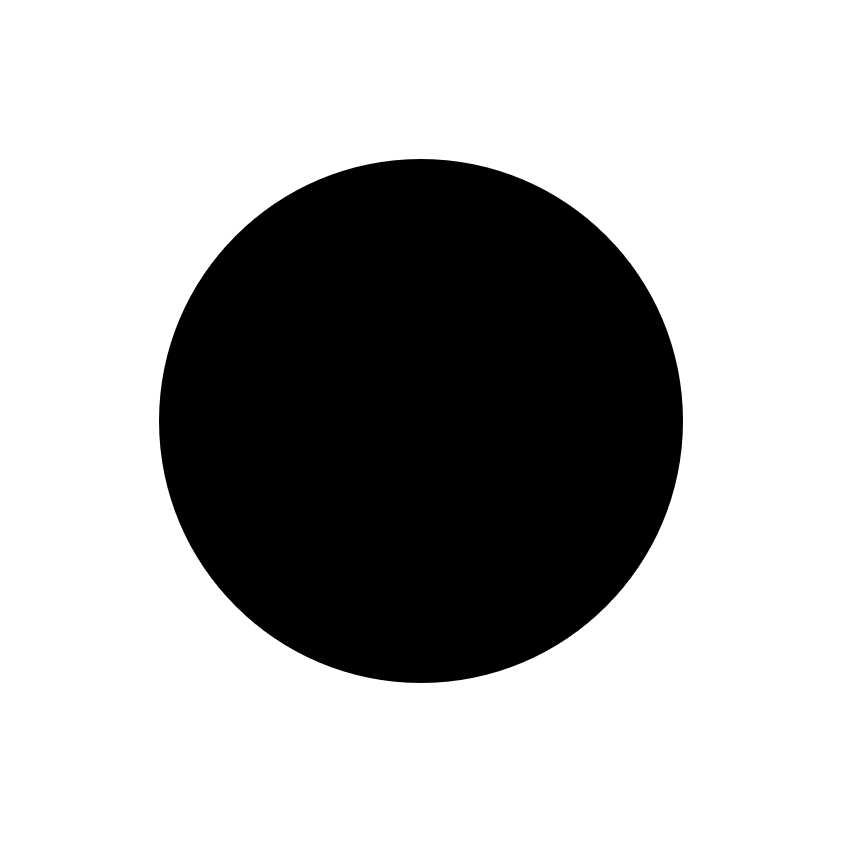
#> input picture image/round.bmp, 842 x 842 px, found by its file name; its folder holds only this picture in this run
$ python env.py   (older library calls are emulated)
#> lines starting #> are read from the running program, lines starting #| are printed output that depends on the picture; after the words box and inside, x2 and y2 are one past the last pixel; in counts of white or black regions, pixels touching at a corner belong together
import numpy as np
from PIL import Image
import matplotlib.pyplot as plt
import cv2
from scipy.spatial import KDTree
import math
from collections import deque

class Environment:
    def __init__(self, image_name, swarm_size, r_sense, max_steps=200, change_step=200,boundary_mode="potential_field",mean_shift=True):
        self.image_name = image_name
        self.path = rf"image\{image_name}.bmp"

        self.frame_time = 0
        self.swarm_size = swarm_size
        self.r_sense = r_sense
        self.max_steps = max_steps
        self.change_step = change_step

        self.ratio = 0.1 # 螺旋专用,细线需要调整
        self.sim_scale = 1.5 # 画布放大1.5：single

        if image_name == "grid":
            self.ratio = 0.15 # grid
            self.sim_scale = 1 # 画布放大1.5：single
        elif image_name == "starfish":
            self.ratio = 0.06 # starfish
            self.sim_scale = 1.5 # 画布放大1.5：single
        elif image_name == "Octagonal_star" or image_name == "square":
            if swarm_size <16:
                self.ratio = 0.04
            elif swarm_size in [16,32]:
                self.ratio = 0.06
            elif swarm_size == 64:
                self.ratio = 0.08
            elif swarm_size == 128:
                self.ratio = 0.1
            else:
                self.ratio = 0.12 # starfish
            self.sim_scale = 1.5 # 画布放大1.5：single
        elif image_name == "snow":
            self.ratio = 0.03 # snow
            self.sim_scale = 1.5 # 画布放大1.5：single
        elif image_name == "spiral_wrap" or image_name == "snow_apart":
            self.ratio = 0.1 # 螺旋专用,细线需要调整
            self.sim_scale = 1 # 画布放大1.5：single
        self.target_area = 1.74 * r_sense * r_sense * swarm_size * self.ratio  # 目标黑色区域面积

        # 比例原来的公式应该是最密六方堆积，3*sqrt(3)/2*r_sense*r_sense*(r_body/r_sense)*ratio 因为实际不会按照通信边缘而按照body,所以进行补偿

        self.img_grid_matrix = self.convert_image_to_grid() # 255: 白色, 0: 黑色
#> in convert_image_to_grid, img is the input picture: PIL image 842x842 RGB; min 0, max 255, mean 177.4
#> in pad_to_square, `padded_img = np.pad(img_matrix, ((pad_top, pad_bottom), (pad_left, pad..`:
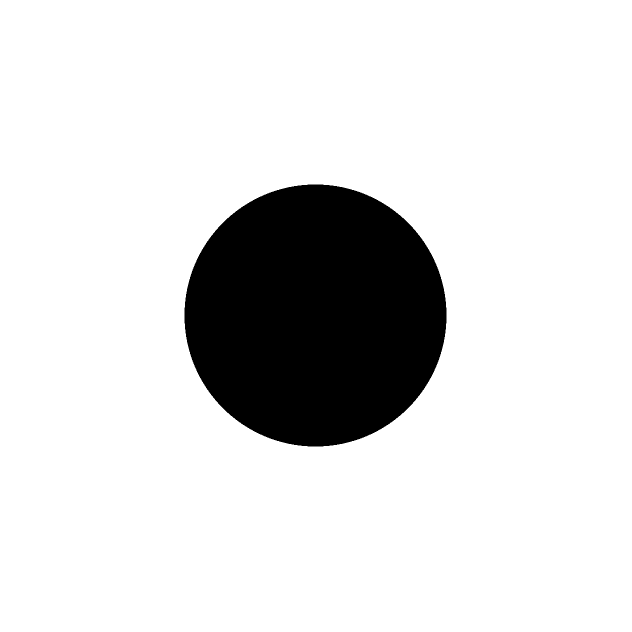
#> padded_img: shape (1263, 1263) (shown at 1/2 size); 86.5% white; 1 black region, box (x1, y1, x2, y2) and area: (369, 369, 893, 893) 215676

        self.rn = self.img_grid_matrix.shape[0]  # Number of rows
        self.cn = self.img_grid_matrix.shape[1]  # Number of columns

        self.labels_num, self.img_grid_matrix_labels = self.cal_image_area_labels()
#> in cal_image_area_labels, `binary_inv = cv2.bitwise_not(binary)`:
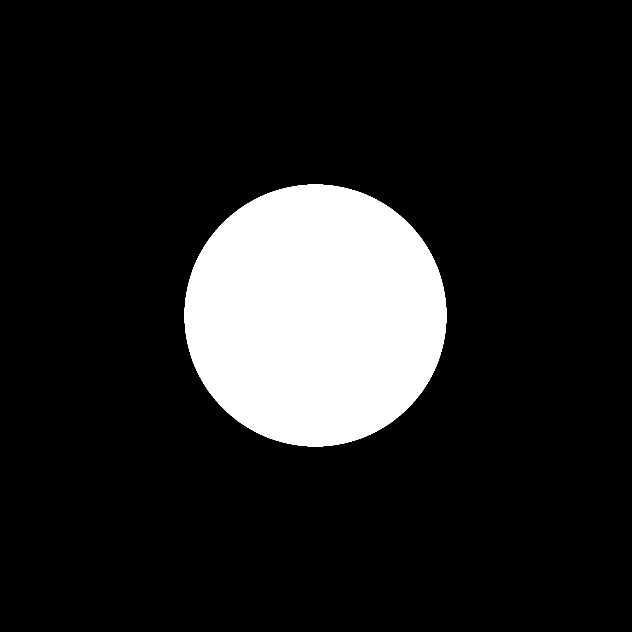
#> binary_inv: shape (1263, 1263) (shown at 1/2 size); 13.5% white; 1 white region, box (x1, y1, x2, y2) and area: (369, 369, 893, 893) 215676
#> in cal_image_area_labels, `num_labels, labels_im = cv2.connectedComponents(binary_inv, connectivi..`: num_labels = 2
#| 包含背景，共检测到 2 个连通区域
#> self.labels_num = 2
        self.labels_area = self.cal_labels_area() # 不包含背景
#> the loop in cal_labels_area, `for label in range(self.labels_num):` made 2 passes
#> count on passes 1 to 2: 1379493, 215676
#> after the loop in cal_labels_area, `for label in range(self.labels_num):`: labels_area = [1379493, 215676]
#> self.labels_area = [1379493, 215676]

        # 尺寸缩放到合适机器人的规模
        self.scale_factor = np.sqrt(self.target_area/np.sum(self.img_grid_matrix==0))
#> self.scale_factor = 0.0318
        self.rn_scaled = self.rn*self.scale_factor
#> self.rn_scaled = 40.11
        self.cn_scaled = self.cn*self.scale_factor
#> self.cn_scaled = 40.11

        self.labels_area_scaled = self.labels_area*self.scale_factor**2
#> self.labels_area_scaled = [1391.2, 217.5]
        self.img_target_area_ratio = np.sum(self.img_grid_matrix==0)/(self.rn*self.cn)
#> self.img_target_area_ratio = 0.135
        self.img_target_area_in_scaled = self.img_target_area_ratio*(self.rn_scaled*self.cn_scaled)
#> self.img_target_area_in_scaled = 217.5

        self.img_grid_matrix_labels_to_single = self.multi_labels_matrix_to_single()
        self.full_black_target = self.create_shrunk_matrix(self.img_grid_matrix_labels_to_single.shape, self.img_target_area_ratio) # 一个全黑的目标区域

        # 尺寸缩放到合适机器人的规模(全黑专用)
        self.scale_factor_full_black = np.sqrt(self.target_area/np.sum(self.full_black_target==0))
        self.rn_scaled_full_black = self.rn*self.scale_factor_full_black
        self.cn_scaled_full_black = self.cn*self.scale_factor_full_black

        self.region_gradients = {}  # 新增区域梯度场存储字典
        # key: 区域标签 (1,2,3...)
        # value: dict(grad_x, grad_y, grad_kdtree, grad_data)

        self.boundary_mode = boundary_mode

        # 旋转和偏移
        self.theta = 0/180*np.pi # 逆时针旋转
        self.tx = 0 # 数字增大，原图像左移
        self.ty = 0 # 数字增大，原图像下移

        if self.boundary_mode == "virtual_particles":
            self.dx = 0.45 / self.scale_factor * self.r_sense
            self.virtual_boundary_pos = self.generate_virtual_particles()
        # self.visualize(self.virtual_boundary_pos)
        elif self.boundary_mode == "potential_field":
            self.grad_kdtree, self.grad_data, self.potential =self.generate_potential_field_fast(self.img_grid_matrix, Z=1)
            self.grad_kdtree_full_black, self.grad_data_full_black, self.potential_full_black = self.generate_potential_field_fast(self.full_black_target, Z=1)
            self.generate_labels_potential_field_fast(Z=1)

    def cal_image_area_labels(self):
        binary = np.where(self.img_grid_matrix == 0, 0, 255).astype(np.uint8)
        binary_inv = cv2.bitwise_not(binary)
        num_labels, labels_im = cv2.connectedComponents(binary_inv, connectivity=8)
        print(f"包含背景，共检测到 {num_labels} 个连通区域")  # 减去1是因为背景也被标记为0
        # 上下左右翻转

        return num_labels, labels_im

    def cal_labels_area(self):
        labels_area = np.zeros(self.labels_num)
        for label in range(self.labels_num):
                # Count occurrences of the current label in self.img_grid_matrix_labels
            count = np.count_nonzero(self.img_grid_matrix_labels == label)
            labels_area[label] = count
        return labels_area


    # [90 lines left out: functions get_all_contours, calculate_labels_area, split_matrix, generate_labels_matrix, not called in this run]

    def multi_labels_matrix_to_single(self):
        # 获取图像尺寸
        labels_matrix = self.img_grid_matrix_labels.copy()
        height, width = self.img_grid_matrix_labels.shape

        unique_labels, counts = np.unique(labels_matrix, return_counts=True)
#> unique_labels = [0, 1]; counts = [1379493, 215676]
        label_counts = dict(zip(unique_labels, counts))
#> label_counts = {0: 1379493, 1: 215676}

        # 去掉背景（label 0）
        label_counts.pop(0)

        # 创建一个字典，存储每个区域生长速度的比例
        growth_ratios = {label: count for label, count in label_counts.items()}
#> growth_ratios = {1: 215676}

        # 使用 deque 作为队列
        queue = deque()

        # 将所有正整数区域的像素位置添加到队列中
        for label, ratio in growth_ratios.items():
            # 获取该区域的位置
            y, x = np.where(labels_matrix == label)
            for i in range(len(x)):
                queue.append((x[i], y[i], label, ratio))
#> this loop made 1 pass
#> (label, ratio) on pass 1: (1, 215676)

        # 生长过程，向0区域生长
        directions = [(-1, 0), (1, 0), (0, -1), (0, 1)]  # 上下左右四个方向
        while queue:
            x, y, label, ratio = queue.popleft()  # 使用 popleft 代替 pop(0)

            for dx, dy in directions:
                nx, ny = x + dx, y + dy

                # 检查新的坐标是否在图像范围内
                if 0 <= nx < width and 0 <= ny < height:
                    if labels_matrix[ny, nx] == 0:  # 如果是0区域，可以生长
                        labels_matrix[ny, nx] = label  # 将0区域替换为当前区域的标签
                        # 按照比例加入队列，以决定生长速度
                        queue.append((nx, ny, label, ratio))
#> this loop made 1595169 passes
#> (x, y) on passes 1 to 3: (615, 369), (616, 369), (617, 369)
#> labels_matrix: shape (1263, 1263) int32; every value is 1

        # 旋转labels_matrix 180度

        labels_matrix = labels_matrix[::-1, :]


        return labels_matrix


    # [59 lines left out: functions sample_contour_points, generate_virtual_particles, not called in this run]

    def convert_image_to_grid(self):
        '''
        图片转栅格并填充为正方形
        '''

        img = Image.open(self.path)  # Open the image file
        img = img.convert('L')  # Convert the image to grayscale ('L' mode)
        img_matrix = np.array(img)  # Convert to NumPy array (matrix)

        # 二值化处理：设置阈值为128，将像素值大于128的设置为白色(255)，小于128的设置为黑色(0)
        # 黑色(0)表示物体，白色(255)表示背景
        _, img_binary = cv2.threshold(img_matrix, 127, 255, cv2.THRESH_BINARY)
        # 填充使图像成为正方形，宽度和高度是原来的self.sim_size倍

        new_dim = int(max(img_binary.shape[1]*self.sim_scale, img_binary.shape[0]*self.sim_scale))
        img_padded = self.pad_to_square(img_binary, new_dim)

        return img_padded

    def create_shrunk_matrix(self, shape, img_target_area_ratio):
        # 计算矩阵的总面积
#> called with shape = (1263, 1263), img_target_area_ratio = 0.135
        total_area = shape[0] * shape[1]

        # 计算0和255的数量
        num_zeros = int(total_area * img_target_area_ratio)
#> num_zeros = 215676
        num_255 = total_area - num_zeros
#> num_255 = 1379493

        # 初始化全黑矩阵
        matrix = np.zeros(shape, dtype=np.uint8)

        # 确定缩小矩阵的中心区域
        center_y, center_x = shape[0] // 2, shape[1] // 2

        # 尝试以中心缩小矩阵并填充255的外圈
        # 我们以中心为起点填充0，外围区域逐渐填充255
        radius = 0
        while True:
            # 计算当前半径所覆盖的区域
            top_left = (center_y - radius, center_x - radius)
            bottom_right = (center_y + radius + 1, center_x + radius + 1)

            # 当前矩阵中0的数量
            area_of_zeros = (bottom_right[0] - top_left[0]) * (bottom_right[1] - top_left[1])

            if area_of_zeros >= num_zeros:
                break

            radius += 1
#> after the loop, radius = 232
#> in __init__, `self.full_black_target = self.create_shrunk_matrix(self.img_grid_matri..`:
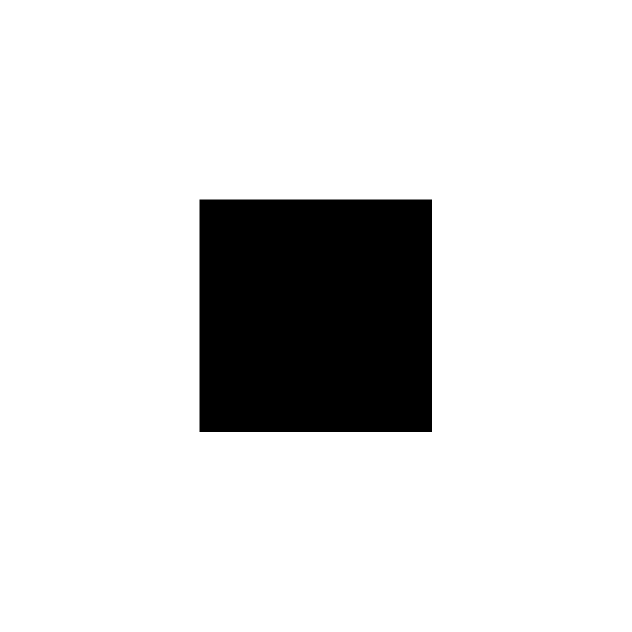
#> self.full_black_target: shape (1263, 1263) (shown at 1/2 size); 86.4% white; 1 black region
#> in __init__, `self.scale_factor_full_black = np.sqrt(self.target_area/np.sum(self.fu..`: self.scale_factor_full_black = 0.0317
#> in __init__, `self.rn_scaled_full_black = self.rn*self.scale_factor_full_black`: self.rn_scaled_full_black = 40.06

        # 填充中心区域为0，外部填充255
        matrix[:top_left[0], :] = 255
        matrix[bottom_right[0]:, :] = 255
        matrix[:, :top_left[1]] = 255
        matrix[:, bottom_right[1]:] = 255

        return matrix

    # [17 lines left out: function get_match_pos_in_full_black, not called in this run]


    def pad_to_square(self, img_matrix, new_dim):
        '''
        填充图像，使其成为正方形
        '''
        current_height, current_width = img_matrix.shape
        # 计算需要填充的高度和宽度
        pad_top = (new_dim - current_height) // 2
        pad_bottom = new_dim - current_height - pad_top
        pad_left = (new_dim - current_width) // 2
        pad_right = new_dim - current_width - pad_left

        # 使用 np.pad 来填充图像
        padded_img = np.pad(img_matrix, ((pad_top, pad_bottom), (pad_left, pad_right)),
                            mode='constant', constant_values=255)  # 填充白色背景 (255)
        return padded_img

    def generate_labels_potential_field_fast(self, Z=1):
        """生成势场及梯度场（包含KDTree构建）"""
        # 原有轮廓处理代码保持不变...
        for label in range(1, self.labels_num):
            # 生成当前区域的二值掩膜
            region_mask = np.where(self.img_grid_matrix_labels == label, 255, 0).astype(np.uint8)

            contours, hierarchy = cv2.findContours(
                region_mask,
                cv2.RETR_TREE,
                cv2.CHAIN_APPROX_SIMPLE
            )

            # 提取区域信息
            height, width = region_mask.shape
            regions = []
            for i, contour in enumerate(contours):
                if hierarchy[0][i][3] != -1:
                    continue

                # 计算主轮廓中心
                M = cv2.moments(contour)
                if M["m00"] == 0:
                    continue
                cx = (M["m10"]/M["m00"] - width/2)
                cy = (height/2 - M["m01"]/M["m00"])

                # 提取主轮廓和孔洞
                all_contours = [contour]
                child_idx = hierarchy[0][i][2]
                while child_idx != -1:
                    all_contours.append(contours[child_idx])
                    child_idx = hierarchy[0][child_idx][0]

                # 转换为三维坐标
                region_contours = []
                for cnt in all_contours:
                    points = []
                    for pt in cnt.squeeze():
                        x = pt[0] - width/2
                        y = (height/2 - pt[1])
                        points.append((x, y))
                    region_contours.append(np.array(points))

                regions.append({"center": (cx, cy), "contours": region_contours})

            # 生成缩放后的二值图
            canvas = np.zeros_like(region_mask)
            for region in regions:
                for i, contour in enumerate(region["contours"]):
                    # 缩放轮廓
                    scaled = []
                    cx, cy = region["center"]
                    for (x, y) in contour:
                        dx, dy = x - cx, y - cy
                        scaled.append((cx + dx*Z, cy + dy*Z))

                    # 转换回像素坐标
                    pixel_points = []
                    for (x, y) in scaled:
                        px = int(x + width/2)
                        py = int(height/2 - y)
                        pixel_points.append([px, py])

                    # 填充轮廓
                    if i == 0:
                        cv2.fillPoly(canvas, [np.array(pixel_points)], 255)
                    else:
                        cv2.fillPoly(canvas, [np.array(pixel_points)], 0)

            # 计算基础距离场
            dist = cv2.distanceTransform(255 - canvas, cv2.DIST_L2, 3)

            max_dist = np.max(dist)
            normalized_dist = dist / max_dist
            potential = -dist   # 势场随距离衰减


            # 计算梯度场（改进梯度平滑）
            grad_x = cv2.Sobel(potential, cv2.CV_64F, 1, 0, ksize=11)
            grad_y = -cv2.Sobel(potential, cv2.CV_64F, 0, 1, ksize=11)

            # 梯度归一化与衰减（关键修改点3）
            grad_magnitude = np.sqrt(grad_x**2 + grad_y**2) + 1e-5
            attenuation = 1.0 - np.clip(normalized_dist, 0, 1)  # 距离越远衰减越强
            grad_x = (grad_x / grad_magnitude) * attenuation
            grad_y = (grad_y / grad_magnitude) * attenuation

            # 梯度场后处理（关键修改点4）
            grad_x = cv2.GaussianBlur(grad_x, (15, 15), sigmaX=3.0)
            grad_y = cv2.GaussianBlur(grad_y, (15, 15), sigmaX=3.0)

            """构建梯度查询的KDTree结构"""
            # 生成网格点坐标
            rows, cols = potential.shape
            x_coords = np.arange(cols)
            y_coords = np.arange(rows)
            xx, yy = np.meshgrid(x_coords, y_coords)

            # 组合坐标和梯度数据
            points = np.column_stack([xx.ravel(), yy.ravel()])
            gradients = np.column_stack([
                grad_x.ravel(),
                grad_y.ravel()
            ])


            #组合势场数据（新增potential相关存储）
            potential_values = potential.ravel()  # 将势场展平为一维数组

            # 存储区域梯度数据
            self.region_gradients[label] = {
                'grad_x': grad_x,
                'grad_y': grad_y,
                'kdtree': KDTree(points),
                'grad_data': gradients,
                'potential': potential,
                'potential_kdtree': KDTree(points),  # 新增势场KDTree（相同坐标）
                'potential_values': potential_values, # 对应坐标点的势能值

            }

    def get_robot_labels_pos_distance(self, pos, label):
        # 转换为图像像素坐标
        grid_pos = self.robot_pos_to_map_index_scaled(pos)
        query_pt = np.array([grid_pos[1], grid_pos[0]])  # (x,y)格式

        _, idx = self.region_gradients[label]['potential_kdtree'].query(query_pt)

        return -self.region_gradients[label]['potential_values'][idx]


    # [37 lines left out: function get_robot_labels_pos_grad, not called in this run]

    def generate_potential_field_fast(self, matrix, Z):
        """生成势场及梯度场（包含KDTree构建）"""
#> called with Z = 1
        # 原有轮廓处理代码保持不变...
        # 检测所有轮廓（包括孔洞）
        _, binary = cv2.threshold(matrix, 127, 255, cv2.THRESH_BINARY_INV)

        contours, hierarchy = cv2.findContours(
            binary,
            cv2.RETR_TREE,
            cv2.CHAIN_APPROX_SIMPLE
        )
#> contours = 1 contour; box (x1, y1, x2, y2) and area: (369, 369, 893, 893) 214935

        # 提取区域信息
        height, width = binary.shape
        regions = []
        for i, contour in enumerate(contours):
            if hierarchy[0][i][3] != -1:
                continue

            # 计算主轮廓中心
            M = cv2.moments(contour)
            if M["m00"] == 0:
                continue
            cx = (M["m10"]/M["m00"] - width/2)
            cy = (height/2 - M["m01"]/M["m00"])

            # 提取主轮廓和孔洞
            all_contours = [contour]
            child_idx = hierarchy[0][i][2]
            while child_idx != -1:
                all_contours.append(contours[child_idx])
                child_idx = hierarchy[0][child_idx][0]

            # 转换为三维坐标
            region_contours = []
            for cnt in all_contours:
                points = []
                for pt in cnt.squeeze():
                    x = pt[0] - width/2
                    y = (height/2 - pt[1])
                    points.append((x, y))
                region_contours.append(np.array(points))

            regions.append({"center": (cx, cy), "contours": region_contours})
#> this loop made 1 pass
#> (cx, cy) on pass 1: (-1, 1)
#> after the loop, regions = 1 item

        # 生成缩放后的二值图
        canvas = np.zeros_like(binary)
#> canvas: shape (1263, 1263); every value is 0
        for region in regions:
            for i, contour in enumerate(region["contours"]):
                # 缩放轮廓
                scaled = []
                cx, cy = region["center"]
                for (x, y) in contour:
                    dx, dy = x - cx, y - cy
                    scaled.append((cx + dx*Z, cy + dy*Z))

                # 转换回像素坐标
                pixel_points = []
                for (x, y) in scaled:
                    px = int(x + width/2)
                    py = int(height/2 - y)
                    pixel_points.append([px, py])

                # 填充轮廓
                if i == 0:
                    cv2.fillPoly(canvas, [np.array(pixel_points)], 255)
                else:
                    cv2.fillPoly(canvas, [np.array(pixel_points)], 0)
#> this loop made 1 pass

        # 计算基础距离场
        dist = cv2.distanceTransform(255 - canvas, cv2.DIST_L2, 3)
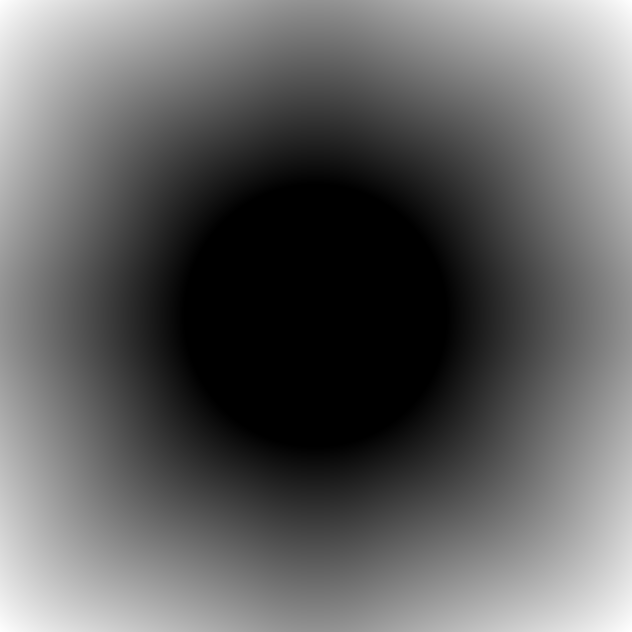
#> dist: shape (1263, 1263) float32 (shown at 1/2 size); min 0, max 611.7, mean 233; drawn with min black and max white

        max_dist = np.max(dist)
#> max_dist = 611.7
        normalized_dist = dist / max_dist
#> (the rest of the program and of its run is left out)
